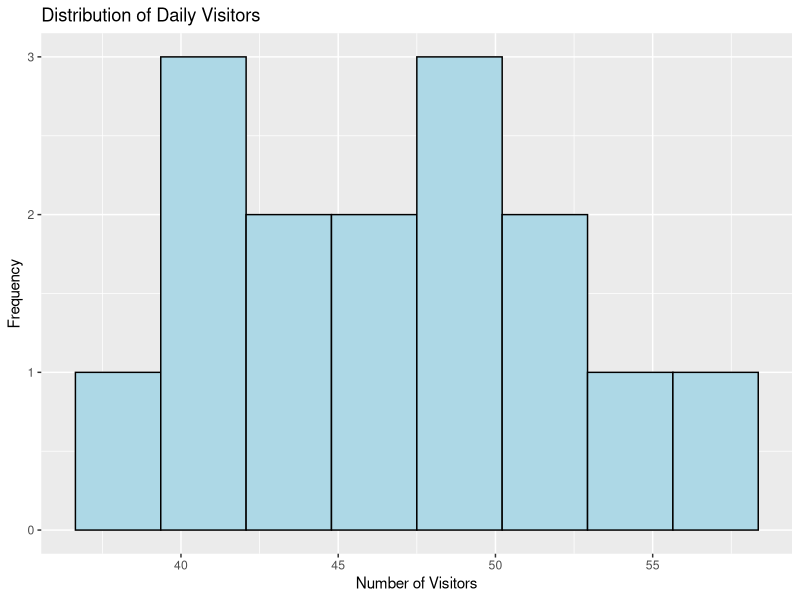
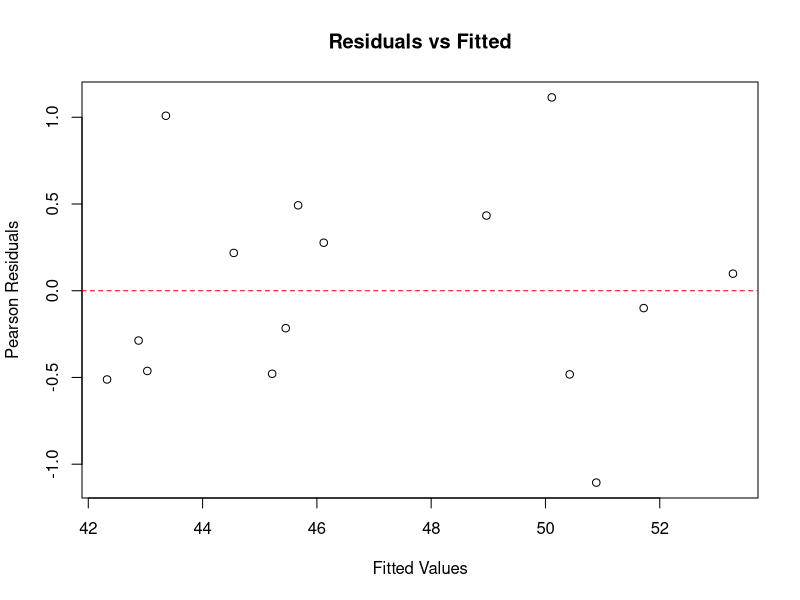

Source code (R) for these figures, in order:
## ---- chunk 1
knitr::opts_chunk$set(echo = TRUE)
## ---- chunk 2
library(ggplot2)
library(dplyr)
## ---- chunk 3
# Example: Website daily visitor counts
data <- data.frame(
  visitors = c(42, 48, 39, 52, 44, 58, 51, 47, 41, 49, 40, 46, 43, 54, 50),
  day_of_week = factor(c("Mon", "Tue", "Wed", "Thu", "Fri", "Sat", "Sun",
                         "Mon", "Tue", "Wed", "Thu", "Fri", "Sat", "Sun", "Mon")),
  marketing_spend = c(200, 150, 180, 250, 220, 400, 350, 300, 160, 190,
                      140, 210, 380, 420, 170),
  temperature = c(22, 25, 19, 24, 26, 28, 30, 27, 21, 23, 18, 25, 29, 31, 20)
)
## ---- chunk 4
# Check mean vs variance (should be similar for Poisson)
mean(data$visitors)
var(data$visitors)

# variance to  mean ratio 
var(data$visitors) / mean(data$visitors) 
# Should be close to 1 -- Ratios between 0.5 and 1.5 are generally acceptable 
## ---- chunk 5
# Visualize the distribution
ggplot(data, aes(x = visitors)) +
  geom_histogram(bins = 8, fill = "lightblue", color = "black") +
  labs(title = "Distribution of Daily Visitors",
       x = "Number of Visitors", y = "Frequency")
## ---- chunk 6
# Basic Poisson regression
model <- glm(visitors ~ day_of_week + marketing_spend + temperature,
             family = poisson, data = data)

# View key model results
summary(model)
## ---- chunk 7
# Calculate exponentiated coefficients - Incidence Rate Ratios (IRRs)
exp(coefficients(model))

## ---- chunk 8
# Create new data for a prediction
new_data <- data.frame(
  day_of_week = factor("Fri", levels = levels(data$day_of_week)),
  marketing_spend = 300,
  temperature = 25
)

## ---- chunk 9

# Predict expected counts
predicted_counts <- predict(model, newdata = new_data, type = "response")
print(paste("Expected visitors:", round(predicted_counts, 1)))

## ---- chunk 10
# Calculate the dispersion statistic
residual_deviance <- model$deviance
df_residual <- model$df.residual
dispersion <- residual_deviance / df_residual

dispersion

if (dispersion > 1.5) {
  print("Possible overdispersion detected")
  print("Consider quasi-Poisson or negative binomial models")
}
## ---- chunk 11
# Overdispersion test
library(AER)
dispersiontest(model)
## ---- chunk 12
# Calculate Pearson residuals
fitted_values <- fitted(model)
pearson_residuals <- residuals(model, type = "pearson")

# Plot residuals vs fitted values
plot(fitted_values, pearson_residuals,
     xlab = "Fitted Values", ylab = "Pearson Residuals",
     main = "Residuals vs Fitted")
abline(h = 0, col = "red", lty = 2)
